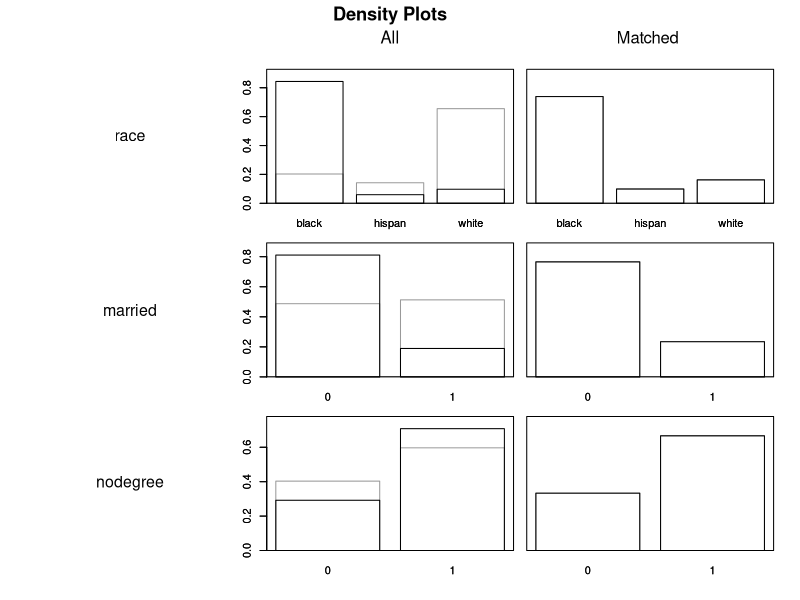

Here is the R script that generated this plot:
## ---- chunk 1
knitr::opts_chunk$set(echo = TRUE, message = FALSE,warning = FALSE)
library("tidyverse")
library("MatchIt")
library("marginaleffects")
data("lalonde") # this step loads the data
## ---- chunk 2
exact_low <- matchit(treat ~ race + married + nodegree,
                 data = lalonde,
                 method = "nearest",
                 exact = ~ race + married + nodegree,
                 estimand = "ATT")
# Note: There are multiple correct ways to extract the numbers below
summary(exact_low)$nn


## ---- chunk 3
summary(exact_low, interactions = F, un = F)$sum.matched
plot(exact_low, type = "density", interactive = F)
## ---- chunk 4
fit <- lm(re78 ~ treat + race + married + nodegree,
          data = match.data(exact_low),
          w = weights)

coef(fit)

fit_int <- lm(re78 ~ treat*(race + married + nodegree),
          data = match.data(exact_low),
          w = weights)

coef(fit_int)

## parametric g-formula by hand from last week

## Get Actually treated individuals and set treatment to 0
d_all_control <- match.data(exact_low) %>%
  subset(treat == 1) %>% mutate(treat =0)

## Get Actually treated individuals
d_all_treat <- match.data(exact_low) %>%
  subset(treat == 1)

potential_outcomes_under_control <- predict(object = fit, newdata = d_all_control)
potential_outcomes_under_treatment <- predict(object = fit, newdata = d_all_treat)


# compare means of groups
mean(potential_outcomes_under_treatment) - mean(potential_outcomes_under_control)


# Take the average outcome for each group
match.data(exact_low) %>% group_by(treat) %>% summarise(mean = mean(re78)) 


## parametric g-formula using marginal effects
avg_comparisons(fit,
                variables = "treat",
                vcov = ~subclass,
                newdata = subset(treat == 1))


potential_outcomes_under_control <- predict(object = fit_int, newdata = d_all_control)
potential_outcomes_under_treatment <- predict(object = fit_int, newdata = d_all_treat)

# compare means of groups
mean(potential_outcomes_under_treatment) - mean(potential_outcomes_under_control)


## parametric g-formula using marginal effects
avg_comparisons(fit_int,
                variables = "treat",
                vcov = ~subclass,
                newdata = subset(treat == 1))


## ---- chunk 5
# Your code goes here

## ---- chunk 6
# your code goes here
## ---- chunk 7
# your code goes here
## ---- chunk 8


# Your code goes here
